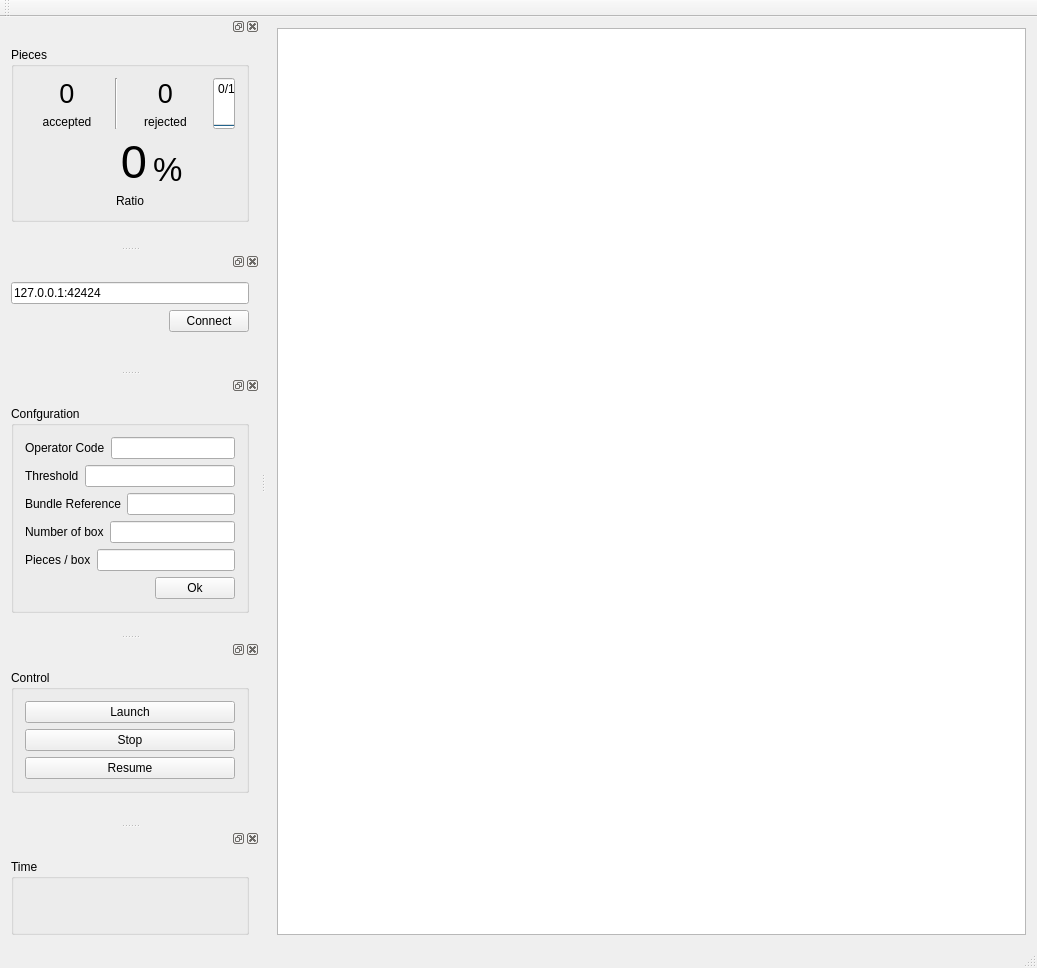
<?xml version="1.0" encoding="UTF-8"?>
<ui version="4.0">
 <class>MainWindow</class>
 <widget class="QMainWindow" name="MainWindow">
  <property name="geometry">
   <rect>
    <x>0</x>
    <y>0</y>
    <width>1037</width>
    <height>968</height>
   </rect>
  </property>
  <property name="windowTitle">
   <string>MainWindow</string>
  </property>
  <widget class="QWidget" name="centralWidget">
   <layout class="QGridLayout" name="gridLayout">
    <item row="0" column="1">
     <widget class="QListWidget" name="LogView">
      <property name="frameShape">
       <enum>QFrame::StyledPanel</enum>
      </property>
      <property name="frameShadow">
       <enum>QFrame::Sunken</enum>
      </property>
      <property name="lineWidth">
       <number>1</number>
      </property>
      <property name="midLineWidth">
       <number>0</number>
      </property>
      <property name="alternatingRowColors">
       <bool>true</bool>
      </property>
      <property name="movement">
       <enum>QListView::Static</enum>
      </property>
      <property name="flow">
       <enum>QListView::TopToBottom</enum>
      </property>
      <property name="isWrapping" stdset="0">
       <bool>false</bool>
      </property>
      <property name="resizeMode">
       <enum>QListView::Adjust</enum>
      </property>
      <property name="layoutMode">
       <enum>QListView::SinglePass</enum>
      </property>
      <property name="spacing">
       <number>0</number>
      </property>
      <property name="uniformItemSizes">
       <bool>false</bool>
      </property>
     </widget>
    </item>
   </layout>
  </widget>
  <widget class="QMenuBar" name="menuBar">
   <property name="geometry">
    <rect>
     <x>0</x>
     <y>0</y>
     <width>1037</width>
     <height>21</height>
    </rect>
   </property>
  </widget>
  <widget class="QToolBar" name="mainToolBar">
   <attribute name="toolBarArea">
    <enum>TopToolBarArea</enum>
   </attribute>
   <attribute name="toolBarBreak">
    <bool>false</bool>
   </attribute>
  </widget>
  <widget class="QStatusBar" name="statusBar"/>
  <widget class="QDockWidget" name="PiecesDock">
   <attribute name="dockWidgetArea">
    <number>1</number>
   </attribute>
   <widget class="QWidget" name="dockWidgetContents">
    <layout class="QGridLayout" name="gridLayout_2">
     <item row="11" column="0">
      <spacer name="verticalSpacer">
       <property name="orientation">
        <enum>Qt::Vertical</enum>
       </property>
       <property name="sizeHint" stdset="0">
        <size>
         <width>20</width>
         <height>40</height>
        </size>
       </property>
      </spacer>
     </item>
     <item row="10" column="0">
      <widget class="QGroupBox" name="PiecesCount">
       <property name="title">
        <string>Pieces</string>
       </property>
       <layout class="QGridLayout" name="gridLayout_3">
        <item row="0" column="0">
         <layout class="QHBoxLayout" name="PiecesLayout">
          <item>
           <layout class="QVBoxLayout" name="AcceptedLayout">
            <item>
             <widget class="QLabel" name="AcceptedNumber">
              <property name="sizePolicy">
               <sizepolicy hsizetype="Preferred" vsizetype="Preferred">
                <horstretch>0</horstretch>
                <verstretch>0</verstretch>
               </sizepolicy>
              </property>
              <property name="font">
               <font>
                <pointsize>20</pointsize>
               </font>
              </property>
              <property name="text">
               <string>0</string>
              </property>
              <property name="alignment">
               <set>Qt::AlignBottom|Qt::AlignHCenter</set>
              </property>
             </widget>
            </item>
            <item>
             <widget class="QLabel" name="AcceptedLabel">
              <property name="autoFillBackground">
               <bool>false</bool>
              </property>
              <property name="text">
               <string>accepted</string>
              </property>
              <property name="alignment">
               <set>Qt::AlignBottom|Qt::AlignHCenter</set>
              </property>
             </widget>
            </item>
           </layout>
          </item>
          <item>
           <widget class="Line" name="SeparationLine">
            <property name="orientation">
             <enum>Qt::Vertical</enum>
            </property>
           </widget>
          </item>
          <item>
           <layout class="QVBoxLayout" name="RejectedLayout">
            <item>
             <widget class="QLabel" name="RejectedNumber">
              <property name="font">
               <font>
                <pointsize>20</pointsize>
               </font>
              </property>
              <property name="text">
               <string>0</string>
              </property>
              <property name="alignment">
               <set>Qt::AlignBottom|Qt::AlignHCenter</set>
              </property>
             </widget>
            </item>
            <item>
             <widget class="QLabel" name="RejectedLabel">
              <property name="text">
               <string>rejected</string>
              </property>
              <property name="alignment">
               <set>Qt::AlignBottom|Qt::AlignHCenter</set>
              </property>
             </widget>
            </item>
           </layout>
          </item>
          <item>
           <widget class="QProgressBar" name="RejectedBar">
            <property name="sizePolicy">
             <sizepolicy hsizetype="Fixed" vsizetype="Ignored">
              <horstretch>0</horstretch>
              <verstretch>0</verstretch>
             </sizepolicy>
            </property>
            <property name="value">
             <number>0</number>
            </property>
            <property name="orientation">
             <enum>Qt::Vertical</enum>
            </property>
            <property name="format">
             <string>%v/%m%</string>
            </property>
           </widget>
          </item>
         </layout>
        </item>
        <item row="1" column="0">
         <layout class="QHBoxLayout" name="horizontalLayout_2">
          <item>
           <widget class="QLabel" name="ratio">
            <property name="sizePolicy">
             <sizepolicy hsizetype="Preferred" vsizetype="Preferred">
              <horstretch>3</horstretch>
              <verstretch>0</verstretch>
             </sizepolicy>
            </property>
            <property name="font">
             <font>
              <pointsize>35</pointsize>
             </font>
            </property>
            <property name="text">
             <string>0</string>
            </property>
            <property name="alignment">
             <set>Qt::AlignBottom|Qt::AlignRight|Qt::AlignTrailing</set>
            </property>
           </widget>
          </item>
          <item>
           <widget class="QLabel" name="label">
            <property name="sizePolicy">
             <sizepolicy hsizetype="Preferred" vsizetype="Preferred">
              <horstretch>2</horstretch>
              <verstretch>0</verstretch>
             </sizepolicy>
            </property>
            <property name="font">
             <font>
              <pointsize>25</pointsize>
             </font>
            </property>
            <property name="text">
             <string>%</string>
            </property>
            <property name="alignment">
             <set>Qt::AlignBottom|Qt::AlignLeading|Qt::AlignLeft</set>
            </property>
           </widget>
          </item>
         </layout>
        </item>
        <item row="3" column="0">
         <widget class="QLabel" name="ratioLabel">
          <property name="text">
           <string>Ratio</string>
          </property>
          <property name="alignment">
           <set>Qt::AlignCenter</set>
          </property>
         </widget>
        </item>
       </layout>
      </widget>
     </item>
    </layout>
   </widget>
  </widget>
  <widget class="QDockWidget" name="dockWidgetConnection">
   <attribute name="dockWidgetArea">
    <number>1</number>
   </attribute>
   <widget class="QWidget" name="ServerConnectionLayout">
    <layout class="QGridLayout" name="gridLayout_5">
     <item row="1" column="0">
      <layout class="QHBoxLayout" name="horizontalLayout">
       <item>
        <widget class="QLabel" name="ConnectionLabel">
         <property name="text">
          <string/>
         </property>
        </widget>
       </item>
       <item>
        <spacer name="horizontalSpacer">
         <property name="orientation">
          <enum>Qt::Horizontal</enum>
         </property>
         <property name="sizeHint" stdset="0">
          <size>
           <width>40</width>
           <height>20</height>
          </size>
         </property>
        </spacer>
       </item>
       <item>
        <widget class="QPushButton" name="ConnectionButton">
         <property name="text">
          <string>Connect</string>
         </property>
        </widget>
       </item>
      </layout>
     </item>
     <item row="0" column="0">
      <widget class="QLineEdit" name="AddressLine">
       <property name="text">
        <string>127.0.0.1:42424</string>
       </property>
      </widget>
     </item>
     <item row="2" column="0">
      <spacer name="verticalSpacer_4">
       <property name="orientation">
        <enum>Qt::Vertical</enum>
       </property>
       <property name="sizeHint" stdset="0">
        <size>
         <width>20</width>
         <height>40</height>
        </size>
       </property>
      </spacer>
     </item>
    </layout>
   </widget>
  </widget>
  <widget class="QDockWidget" name="configurationDock">
   <property name="enabled">
    <bool>true</bool>
   </property>
   <attribute name="dockWidgetArea">
    <number>1</number>
   </attribute>
   <widget class="QWidget" name="configurationWidget">
    <layout class="QVBoxLayout" name="verticalLayout_2">
     <item>
      <widget class="QGroupBox" name="configurationLayout">
       <property name="enabled">
        <bool>true</bool>
       </property>
       <property name="title">
        <string>Confguration</string>
       </property>
       <layout class="QVBoxLayout" name="verticalLayout">
        <item>
         <layout class="QHBoxLayout" name="OperatorCodeLayout">
          <item>
           <widget class="QLabel" name="operatoCodeLabel">
            <property name="text">
             <string>Operator Code</string>
            </property>
           </widget>
          </item>
          <item>
           <widget class="QLineEdit" name="operatorCode"/>
          </item>
         </layout>
        </item>
        <item>
         <layout class="QHBoxLayout" name="thresholdLayout">
          <item>
           <widget class="QLabel" name="thresholdLabel">
            <property name="text">
             <string>Threshold</string>
            </property>
           </widget>
          </item>
          <item>
           <widget class="QLineEdit" name="threshold"/>
          </item>
         </layout>
        </item>
        <item>
         <layout class="QHBoxLayout" name="bundleReferenceLayout">
          <item>
           <widget class="QLabel" name="bundleReferenceLabel">
            <property name="text">
             <string>Bundle Reference</string>
            </property>
           </widget>
          </item>
          <item>
           <widget class="QLineEdit" name="bundleReference"/>
          </item>
         </layout>
        </item>
        <item>
         <layout class="QHBoxLayout" name="numberOfBoxLayout">
          <item>
           <widget class="QLabel" name="numberOfBoxLabel">
            <property name="text">
             <string>Number of box</string>
            </property>
           </widget>
          </item>
          <item>
           <widget class="QLineEdit" name="numberOfBox"/>
          </item>
         </layout>
        </item>
        <item>
         <layout class="QHBoxLayout" name="piecesBoxLayout">
          <item>
           <widget class="QLabel" name="piecesBoxLavbel">
            <property name="text">
             <string>Pieces / box</string>
            </property>
           </widget>
          </item>
          <item>
           <widget class="QLineEdit" name="piecesBox"/>
          </item>
         </layout>
        </item>
        <item>
         <layout class="QHBoxLayout" name="sendConfigButtonLayout">
          <item>
           <spacer name="sendConfigButtonSpacer">
            <property name="orientation">
             <enum>Qt::Horizontal</enum>
            </property>
            <property name="sizeHint" stdset="0">
             <size>
              <width>40</width>
              <height>20</height>
             </size>
            </property>
           </spacer>
          </item>
          <item>
           <widget class="QPushButton" name="sendConfigButton">
            <property name="text">
             <string>Ok</string>
            </property>
           </widget>
          </item>
         </layout>
        </item>
       </layout>
      </widget>
     </item>
     <item>
      <spacer name="verticalSpacer_3">
       <property name="orientation">
        <enum>Qt::Vertical</enum>
       </property>
       <property name="sizeHint" stdset="0">
        <size>
         <width>20</width>
         <height>40</height>
        </size>
       </property>
      </spacer>
     </item>
    </layout>
   </widget>
  </widget>
  <widget class="QDockWidget" name="controlDock">
   <property name="enabled">
    <bool>true</bool>
   </property>
   <attribute name="dockWidgetArea">
    <number>1</number>
   </attribute>
   <widget class="QWidget" name="controlWidget">
    <layout class="QGridLayout" name="gridLayout_4">
     <item row="0" column="0">
      <widget class="QGroupBox" name="controlLayout">
       <property name="enabled">
        <bool>true</bool>
       </property>
       <property name="title">
        <string>Control</string>
       </property>
       <layout class="QGridLayout" name="gridLayout_6">
        <item row="1" column="1">
         <widget class="QPushButton" name="stopButton">
          <property name="text">
           <string>Stop</string>
          </property>
         </widget>
        </item>
        <item row="0" column="1">
         <widget class="QPushButton" name="launchButton">
          <property name="text">
           <string>Launch</string>
          </property>
         </widget>
        </item>
        <item row="2" column="1">
         <widget class="QPushButton" name="resumeButton">
          <property name="text">
           <string>Resume</string>
          </property>
         </widget>
        </item>
       </layout>
      </widget>
     </item>
     <item row="1" column="0">
      <spacer name="verticalSpacer_2">
       <property name="orientation">
        <enum>Qt::Vertical</enum>
       </property>
       <property name="sizeHint" stdset="0">
        <size>
         <width>20</width>
         <height>40</height>
        </size>
       </property>
      </spacer>
     </item>
    </layout>
   </widget>
  </widget>
  <widget class="QDockWidget" name="timeDock">
   <attribute name="dockWidgetArea">
    <number>1</number>
   </attribute>
   <widget class="QWidget" name="timeWidget">
    <layout class="QGridLayout" name="gridLayout_7">
     <item row="0" column="0">
      <widget class="QGroupBox" name="timeLayout">
       <property name="title">
        <string>Time</string>
       </property>
       <layout class="QGridLayout" name="gridLayout_8">
        <item row="0" column="0">
         <widget class="QLabel" name="time">
          <property name="font">
           <font>
            <pointsize>20</pointsize>
           </font>
          </property>
          <property name="text">
           <string/>
          </property>
         </widget>
        </item>
       </layout>
      </widget>
     </item>
    </layout>
   </widget>
  </widget>
  <action name="actionConnect">
   <property name="text">
    <string>Connect</string>
   </property>
  </action>
 </widget>
 <layoutdefault spacing="6" margin="11"/>
 <resources/>
 <connections/>
</ui>
